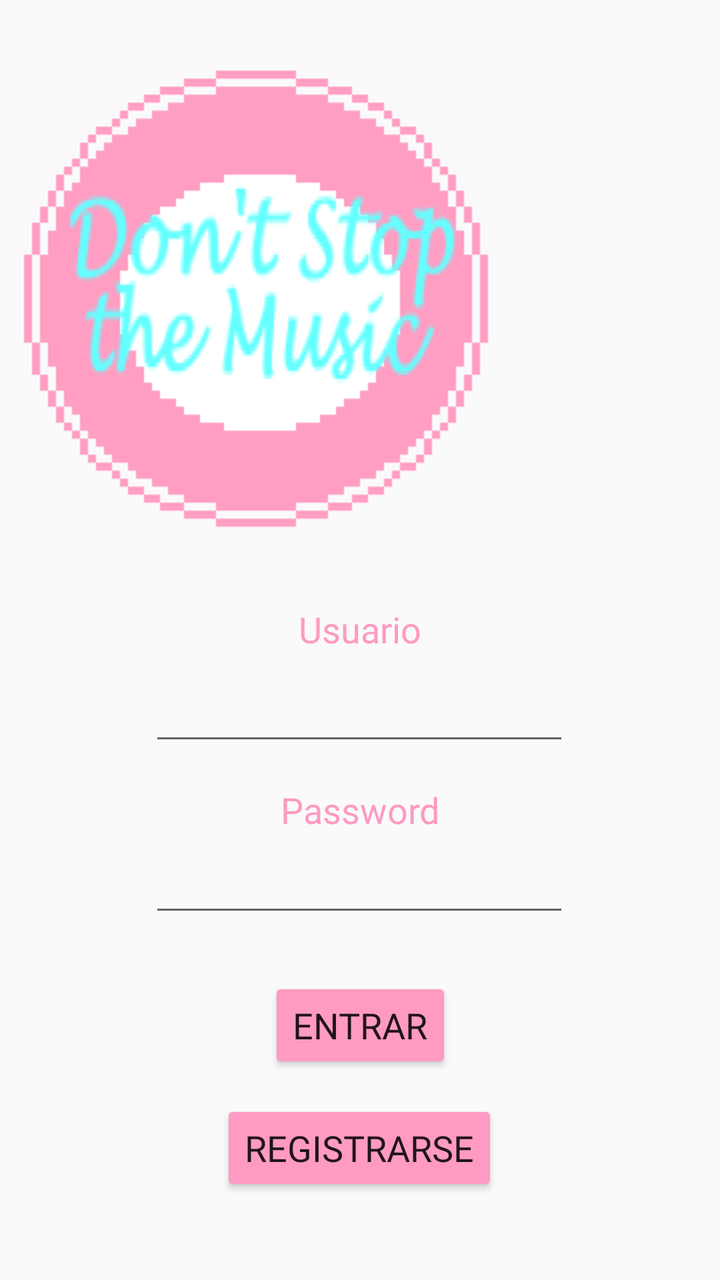
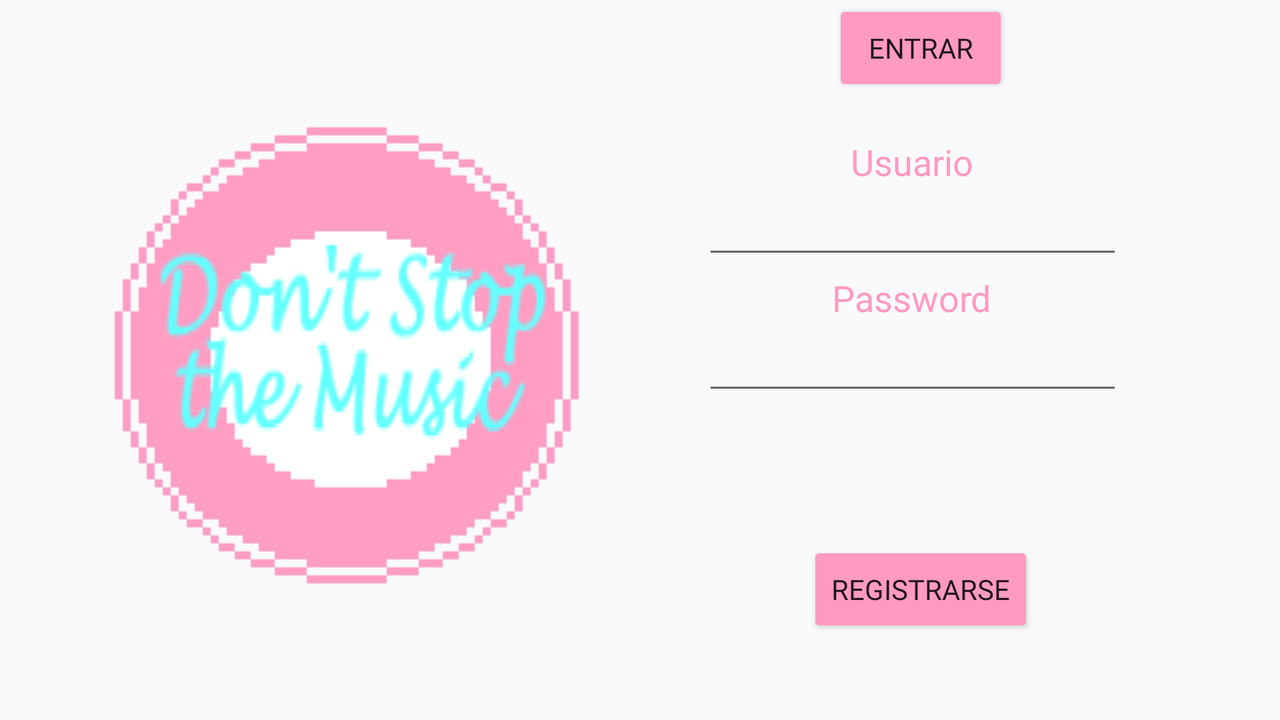

Compare how this app lays out the same screen by default and in its alternative resource folder. The renders come first, then the two layout files and the values they reference.
<!-- AndroidManifest.xml: application theme Theme.AppCompat.Light.NoActionBar -->
<!-- res/layout/activity_main.xml -->
<?xml version="1.0" encoding="utf-8"?>
<androidx.constraintlayout.widget.ConstraintLayout xmlns:android="http://schemas.android.com/apk/res/android"
    xmlns:app="http://schemas.android.com/apk/res-auto"
    xmlns:tools="http://schemas.android.com/tools"
    android:layout_width="match_parent"
    android:layout_height="match_parent"
    tools:context=".MainActivity">

    <Button
        android:id="@+id/btnLogin"
        android:layout_width="wrap_content"
        android:layout_height="wrap_content"
        android:backgroundTint="#FF9AC2"
        android:fontFamily="@font/montserrat_alternates"
        android:text="Entrar"
        android:textSize="18sp"
        app:layout_constraintBottom_toBottomOf="parent"
        app:layout_constraintEnd_toEndOf="parent"
        app:layout_constraintStart_toStartOf="parent"
        app:layout_constraintTop_toBottomOf="@+id/editPassword"
        app:layout_constraintVertical_bias="0.198" />

    <Button
        android:id="@+id/btnRegistrar"
        android:layout_width="wrap_content"
        android:layout_height="wrap_content"
        android:backgroundTint="#FF9AC2"
        android:fontFamily="@font/montserrat_alternates"
        android:text="Registrarse"
        android:textSize="18sp"
        app:layout_constraintBottom_toBottomOf="parent"
        app:layout_constraintEnd_toEndOf="parent"
        app:layout_constraintHorizontal_bias="0.498"
        app:layout_constraintStart_toStartOf="parent"
        app:layout_constraintTop_toBottomOf="@+id/btnLogin"
        app:layout_constraintVertical_bias="0.238" />

    <EditText
        android:id="@+id/editUsuario"
        android:layout_width="wrap_content"
        android:layout_height="wrap_content"
        android:autofillHints=""
        android:ems="10"
        android:inputType="textPersonName"
        app:layout_constraintBottom_toBottomOf="parent"
        app:layout_constraintEnd_toEndOf="parent"
        app:layout_constraintHorizontal_bias="0.497"
        app:layout_constraintStart_toStartOf="parent"
        app:layout_constraintTop_toTopOf="parent"
        app:layout_constraintVertical_bias="0.562" />

    <EditText
        android:id="@+id/editPassword"
        android:layout_width="wrap_content"
        android:layout_height="wrap_content"
        android:autofillHints=""
        android:ems="10"
        android:inputType="textPassword"
        app:layout_constraintBottom_toBottomOf="parent"
        app:layout_constraintEnd_toEndOf="parent"
        app:layout_constraintHorizontal_bias="0.497"
        app:layout_constraintStart_toStartOf="parent"
        app:layout_constraintTop_toBottomOf="@+id/editUsuario"
        app:layout_constraintVertical_bias="0.2" />

    <TextView
        android:id="@+id/textView"
        android:layout_width="wrap_content"
        android:layout_height="wrap_content"
        android:fontFamily="@font/montserrat_alternates_bold"
        android:text="@string/usuario"
        android:textColor="#FF9AC2"
        android:textSize="18sp"
        app:layout_constraintBottom_toTopOf="@+id/editUsuario"
        app:layout_constraintEnd_toEndOf="parent"
        app:layout_constraintStart_toStartOf="parent"
        app:layout_constraintTop_toTopOf="parent"
        app:layout_constraintVertical_bias="0.969" />

    <TextView
        android:id="@+id/textView2"
        android:layout_width="wrap_content"
        android:layout_height="wrap_content"
        android:fontFamily="@font/montserrat_alternates_bold"
        android:text="@string/password"
        android:textColor="#FF9AC2"
        android:textSize="18sp"
        app:layout_constraintBottom_toTopOf="@+id/editPassword"
        app:layout_constraintEnd_toEndOf="parent"
        app:layout_constraintHorizontal_bias="0.501"
        app:layout_constraintStart_toStartOf="parent"
        app:layout_constraintTop_toBottomOf="@+id/editUsuario"
        app:layout_constraintVertical_bias="0.75" />

    <ImageView
        android:id="@+id/imageView"
        android:layout_width="wrap_content"
        android:layout_height="wrap_content"
        app:layout_constraintBottom_toTopOf="@+id/textView"
        app:layout_constraintTop_toTopOf="parent"
        app:srcCompat="@drawable/logo"
        tools:layout_editor_absoluteX="77dp" />
</androidx.constraintlayout.widget.ConstraintLayout>
<!-- resources referenced by this layout -->
<resources>
  <!-- drawable logo: png bitmap (drawable, 16641 bytes) -->
  <string name="password">Password</string>
  <string name="usuario">Usuario</string>
</resources>
<!-- res/layout-land/activity_main.xml (the repository's variant of the layout above) -->
<!-- drawn on the phone turned sideways -->
<?xml version="1.0" encoding="utf-8"?>
<androidx.constraintlayout.widget.ConstraintLayout xmlns:android="http://schemas.android.com/apk/res/android"
    xmlns:app="http://schemas.android.com/apk/res-auto"
    xmlns:tools="http://schemas.android.com/tools"
    android:layout_width="match_parent"
    android:layout_height="match_parent"
    tools:context=".MainActivity">

    <ImageView
        android:id="@+id/imageView2"
        android:layout_width="wrap_content"
        android:layout_height="wrap_content"
        app:layout_constraintBottom_toBottomOf="parent"
        app:layout_constraintEnd_toStartOf="@+id/editPassword"
        app:layout_constraintHorizontal_bias="0.476"
        app:layout_constraintStart_toStartOf="parent"
        app:layout_constraintTop_toTopOf="parent"
        app:layout_constraintVertical_bias="0.496"
        app:srcCompat="@drawable/logo" />

    <EditText
        android:id="@+id/editUsuario"
        android:layout_width="wrap_content"
        android:layout_height="wrap_content"
        android:autofillHints=""
        android:ems="10"
        android:inputType="textPersonName"
        app:layout_constraintBottom_toBottomOf="parent"
        app:layout_constraintEnd_toEndOf="parent"
        app:layout_constraintHorizontal_bias="0.0"
        app:layout_constraintStart_toStartOf="@+id/editPassword"
        app:layout_constraintTop_toTopOf="parent"
        app:layout_constraintVertical_bias="0.292" />

    <TextView
        android:id="@+id/textView2"
        android:layout_width="wrap_content"
        android:layout_height="wrap_content"
        android:fontFamily="@font/montserrat_alternates_bold"
        android:text="@string/password"
        android:textColor="#FF9AC2"
        android:textSize="18sp"
        app:layout_constraintBottom_toTopOf="@+id/editPassword"
        app:layout_constraintEnd_toEndOf="@+id/editPassword"
        app:layout_constraintHorizontal_bias="0.495"
        app:layout_constraintStart_toStartOf="@+id/editPassword"
        app:layout_constraintTop_toBottomOf="@+id/editUsuario"
        app:layout_constraintVertical_bias="1.0" />

    <EditText
        android:id="@+id/editPassword"
        android:layout_width="wrap_content"
        android:layout_height="wrap_content"
        android:autofillHints=""
        android:ems="10"
        android:inputType="textPassword"
        app:layout_constraintBottom_toBottomOf="parent"
        app:layout_constraintEnd_toEndOf="parent"
        app:layout_constraintHorizontal_bias="0.817"
        app:layout_constraintStart_toStartOf="parent"
        app:layout_constraintTop_toBottomOf="@+id/editUsuario"
        app:layout_constraintVertical_bias="0.144" />

    <TextView
        android:id="@+id/textView"
        android:layout_width="wrap_content"
        android:layout_height="wrap_content"
        android:fontFamily="@font/montserrat_alternates_bold"
        android:text="@string/usuario"
        android:textColor="#FF9AC2"
        android:textSize="18sp"
        app:layout_constraintBottom_toTopOf="@+id/editUsuario"
        app:layout_constraintEnd_toEndOf="@+id/textView2"
        app:layout_constraintStart_toStartOf="@+id/textView2"
        app:layout_constraintTop_toTopOf="parent"
        app:layout_constraintVertical_bias="1.0" />

    <Button
        android:id="@+id/btnRegistrar"
        android:layout_width="wrap_content"
        android:layout_height="wrap_content"
        android:backgroundTint="#FF9AC2"
        android:fontFamily="@font/montserrat_alternates"
        android:text="Registrarse"
        app:layout_constraintBottom_toBottomOf="parent"
        app:layout_constraintEnd_toEndOf="@+id/btnLogin"
        app:layout_constraintStart_toStartOf="@+id/btnLogin"
        app:layout_constraintTop_toBottomOf="@+id/editPassword"
        app:layout_constraintVertical_bias="0.622" />

    <Button
        android:id="@+id/btnLogin"
        android:layout_width="wrap_content"
        android:layout_height="wrap_content"
        android:backgroundTint="#FF9AC2"
        android:fontFamily="@font/montserrat_alternates"
        android:text="Entrar"
        app:layout_constraintEnd_toEndOf="parent"
        app:layout_constraintHorizontal_bias="0.754"
        app:layout_constraintStart_toStartOf="parent"
        tools:layout_editor_absoluteY="249dp" />

</androidx.constraintlayout.widget.ConstraintLayout>
